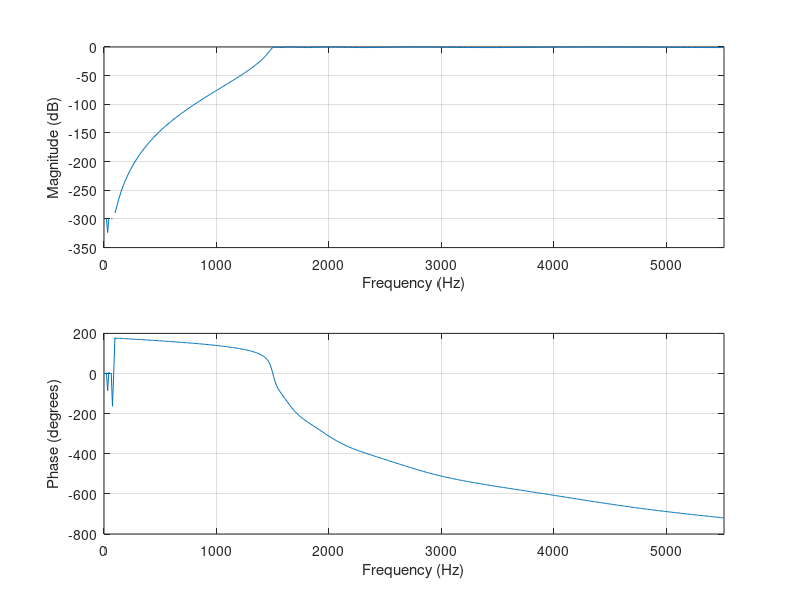

This chart was generated by the following MATLAB code: (Note: this script raises an error after producing the figure.)
% 4. Diseno de un ecualizador basico mediante filtros digitales
% Una vez obtenida la senal adecuadamente muestreada a la frecuencia fs
% se desea dividirla en 3 bandas:
% de 0 a 600 Hz, de 600 a 1500 Hz y de 1500 Hz en adelante. 
% Se pide disenar entonces el ecualizador basico mediante
% filtros FIR y filtros IRR.

%2. Filtros IIR.
%% a.
% Disenar filtros IIR para obtener la separacion en bandas deseada,
% mediante el diseno de filtros analogicos y aplicacion de la transformacion
% bilineal.
fs = 11025;
at_max = 1;
at_min = 20;

%% Pasabajo: 0-600 Hz
wp_pb = 600 / (fs / 2);
wa_pb = 650 / (fs / 2);

[n_pb,wn_pb] = cheb1ord(wp_pb, wa_pb, at_max, at_min);
[num_pb,den_pb] = cheby1(n_pb, at_max, wn_pb);

freqz(num_pb, den_pb, 512, fs); 

%% Pasabanda: 600-1500 Hz
wa_pbn = [500 1600] ./ (fs / 2);
wp_pbn = [600 1500] ./ (fs / 2);

[n_pbn,wn_pbn] = cheb1ord(wp_pbn, wa_pbn, at_max, at_min);
[num_pbn,den_pbn] = cheby1(n_pbn, at_max, wn_pbn);

freqz(num_pbn, den_pbn, 512, fs); 

%% Pasaaltos: 1500+ Hz
wa_pa = 1400 / (fs / 2);
wp_pa = 1500 / (fs / 2);

[n_pa,wn_pa] = cheb1ord(wp_pa, wa_pa, at_max, at_min);
[num_pa,den_pa] = cheby1(n_pa, at_max, wn_pa, 'high');

freqz(num_pa, den_pa, 512, fs); 

%% b.
% Filtrar la senal de audio mediante cada uno de los filtros disenados y
% escuchar las senales resultantes.

%% Escuchar Pasabajo
filtrada_pb = filter(num_pb, den_pb, sound3.Data);
soundsc(filtrada_pb, 11025, 16)

%% Escuchar Pasabanda
filtrada_pbn = filter(num_pbn, den_pbn, sound3.Data);
soundsc(filtrada_pbn, 11025, 16)

%% Escuchar Pasaalto
filtrada_pa = filter(num_pa, den_pa, sound3.Data);
soundsc(filtrada_pa, 11025, 16)
